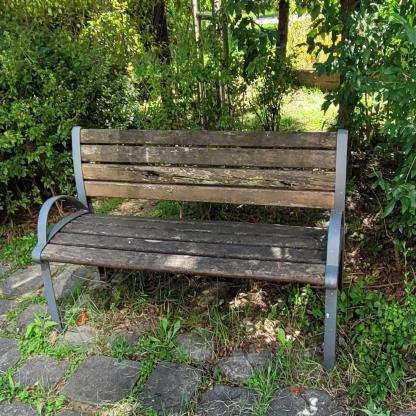
#> input picture dataset/valid/101_30_b1f5cb52-6c83-4a1b-8b0b-8ea4308e6255_jpeg.rf.8c5b5c96003a470c2e62c9cb9d0e1034.jpg, 416 x 416 px, found by its file name
$ jupyter execute --allow-errors 'Damaged Bench detection YOLO_image.ipynb'
#> lines starting #> are read from the running program, lines starting #| are printed output that depends on the picture
[cell 1]
# 내 구글 드라이브에 연동
from google.colab import drive
#> (the rest of this cell did not finish here and is left out)

[cell 2]
# 필요한 패키지와 모듈을 불러옴
import cv2
from google.colab.patches import cv2_imshow
import numpy as np

[cell 3]
min_confidence = 0.2  # detection 으로 인정할 최소 확률(신뢰도) 지정
nms_threshold = 0.4   # non-max suppression threshold
width = 600
file_name = "/content/gdrive/MyDrive/Damaged_Bench_Detection/dataset/valid/101_30_b1f5cb52-6c83-4a1b-8b0b-8ea4308e6255_jpeg.rf.8c5b5c96003a470c2e62c9cb9d0e1034.jpg"

#> (a cell that did not finish here is left out)

[cell 5]
# 원본이미지를 읽어 옵니다.
img = cv2.imread(file_name)
#> img is the input picture: shape (416, 416, 3); mean B, G, R 66.4, 97.9, 89.7
h, w = img.shape[:2]
#> h = 416; w = 416
height = int(h * width / w)
#> height = 600
img = cv2.resize(img, (width, height))
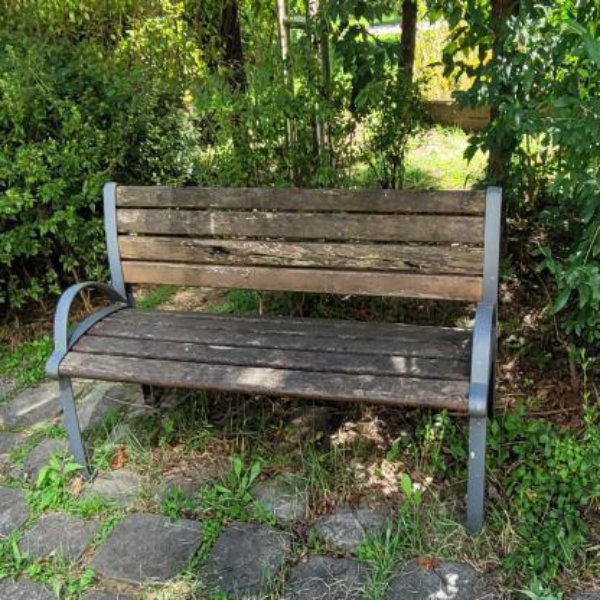
#> img: shape (600, 600, 3); mean B, G, R 66.3, 97.7, 89.6

# detection 전에 원본이미지를 Display
print("#### Original Image ####")
cv2_imshow(img)

[cell 6]
# YOLOv3의 Detecting model 3가지(320×320, 416×416, 608×608)
blob = cv2.dnn.blobFromImage(img, 0.00392, (416, 416), swapRB=True, crop=False)

#> (the rest of this cell did not finish here and is left out)

[cell 7]
# Showing informations on the screen
class_ids = []     # detection 한 Class id를 저장하는 배열 정의
confidences = []   # detection 한 Class 의 신뢰도(확률)를 저장하는 배열 정의
boxes = []         # detection 한 boxing 정보를 저장하는 배열 정의
colors = []        # detection 한 Class id 마다 다른 컬러를 지정하는 배열 정의

#> (the rest of this cell did not finish here and is left out)

[cell 8]
# apply non-max suppression
indexes = cv2.dnn.NMSBoxes(boxes, confidences, min_confidence, nms_threshold)  # 박스안에 박스(노이즈)를 하나로 만들어 준다.
font = cv2.FONT_HERSHEY_PLAIN
for i in range(len(boxes)):
    if i in indexes:      # 노이즈가 제거된 박스만 표시해 준다.
        x, y, w, h = boxes[i]
        label = '{} {:,.2%}'.format(str(classes[class_ids[i]]), confidences[i])
        print(i, label)
        color = colors[i]
        cv2.rectangle(img, (x, y), (x + w, y + h), color, 1)
        cv2.rectangle(img, (x, y-25), (x + 200, y), color, -1)
        cv2.putText(img, label, (x+2, y - 10), font, 1, (255, 255, 255), 1)

cv2_imshow(img)


$ run again, with dataset/valid/101_20_ab9eaa68-fdad-43d6-b06c-7bd9c5bf5336_jpeg.rf.8e6c760b397e93d4b3c73cab182501c2.jpg copied over dataset/valid/101_30_b1f5cb52-6c83-4a1b-8b0b-8ea4308e6255_jpeg.rf.8c5b5c96003a470c2e62c9cb9d0e1034.jpg
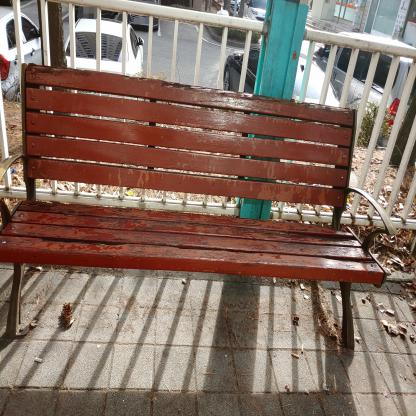
#> input picture dataset/valid/101_20_ab9eaa68-fdad-43d6-b06c-7bd9c5bf5336_jpeg.rf.8e6c760b397e93d4b3c73cab182501c2.jpg, 416 x 416 px, found by its file name
#> img is the input picture: shape (416, 416, 3); mean B, G, R 101.1, 112.6, 134.4
#> `img = cv2.resize(img, (width, height))`:
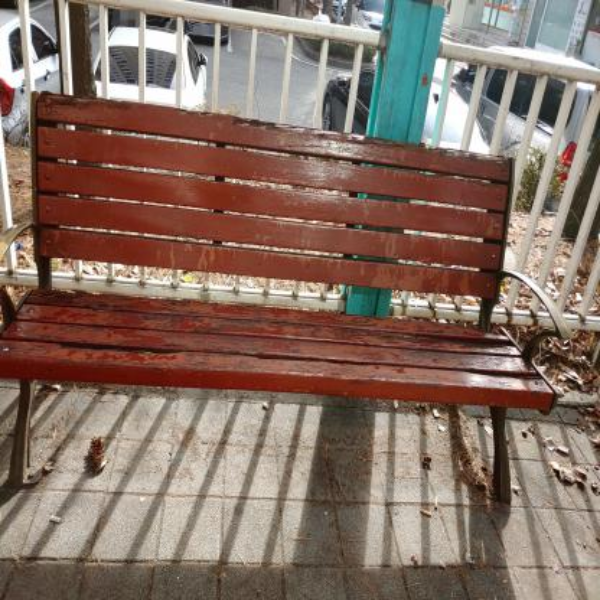
#> img: shape (600, 600, 3); mean B, G, R 100.9, 112.5, 134.2
